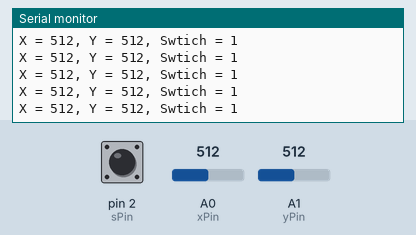
This sketch was run on a simulated Arduino Uno, built with avr-gcc and run on an emulated ATmega328P. On the bench: the last lines printed to the serial monitor. Inputs (shaded band) come from the test bench; at power-on: A0 (xPin) = 512, A1 (yPin) = 512, pin 2 (sPin) HIGH.

Above: at 1.2 s.
1.3 s: A0 (xPin) set to 716
At 1.32 s:
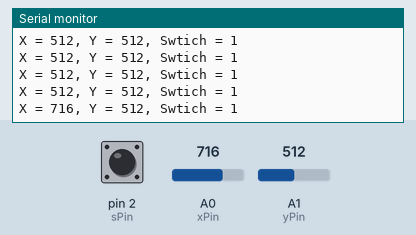
2.8 s: A1 (yPin) set to 1023
At 2.83 s:
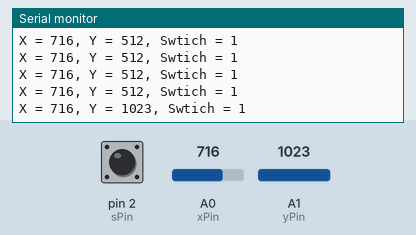
5.8 s: A1 (yPin) set to 900
At 5.85 s:
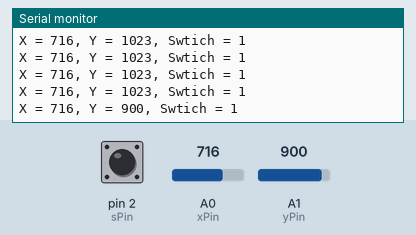
8.8 s: pin 2 (sPin) pulled LOW for 0.15 s
At 8.88 s:
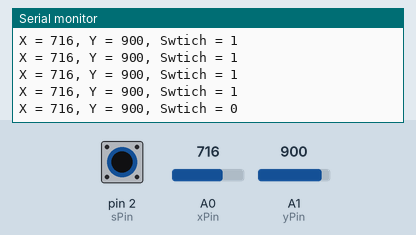
10.4 s: A0 (xPin) set to 900
At 10.49 s:
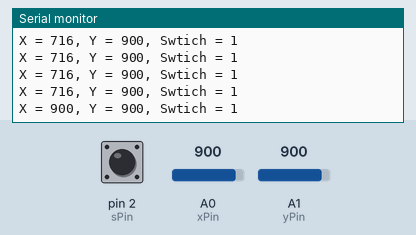
11.9 s: pin 2 (sPin) pulled LOW for 1 s
At 12.0 s:
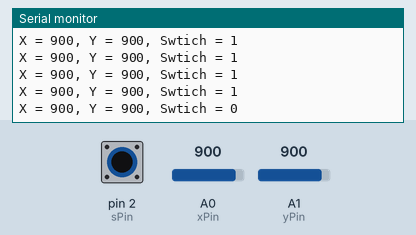
Timing chart, 0 to 14.9 s (numbered marks = the images above; inputs shaded):
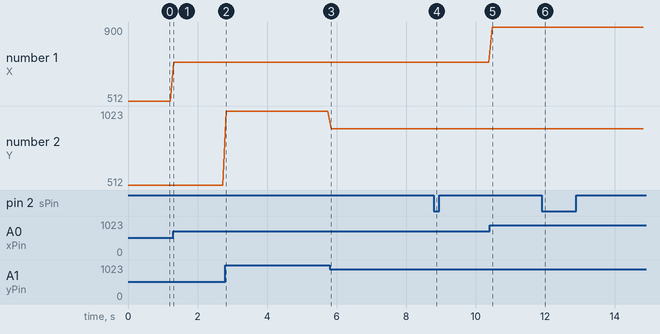

Measured:
- after the input at 1.3 s, the serial monitor: prints a new line at once (image 1)
- after the input at 2.8 s, the serial monitor: prints a new line at once (image 2)
- after the input at 5.8 s, the serial monitor: prints a new line after 0.05 s (image 3)
- after the input at 8.8 s, the serial monitor: prints a new line after 0.07 s (image 4)
- after the input at 10.4 s, the serial monitor: prints a new line after 0.08 s (image 5)
- after the input at 11.9 s, the serial monitor: prints a new line after 0.09 s (image 6)
- plotted number 1: 512 → 716 after the input at 1.3 s
- plotted number 2: 512 → 1023 after the input at 2.8 s, 1023 → 900 after the input at 5.8 s

The sketch:

Joystick.ino
```cpp
// joystick pins
const int xPin = A0;
const int yPin = A1;
const int sPin = 2;
int xVal, yVal, sVal;

int dt = 100;

void setup() {
  Serial.begin(9600);
  pinMode(xPin, INPUT);
  pinMode(yPin, INPUT);
  pinMode(sPin, INPUT);
  digitalWrite(sPin, HIGH);
}

void loop() {

  xVal = analogRead(xPin);
  yVal = analogRead(yPin);
  sVal = digitalRead(sPin); // not pressed = 1, pressed = 0

  Serial.print("X = ");
  Serial.print(xVal);

  Serial.print(", Y = ");
  Serial.print(yVal);

  Serial.print(", Swtich = ");
  Serial.println(sVal);

  delay(dt);
}
```
